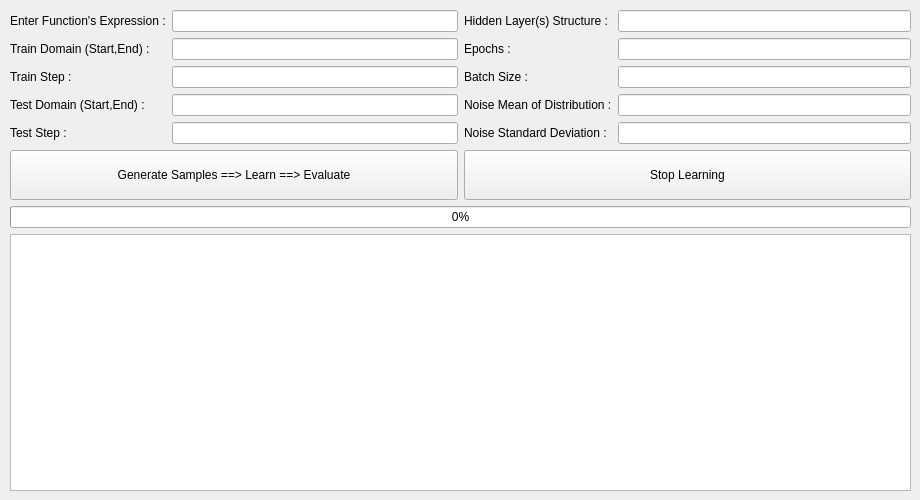
      <widget class="QWidget" name="firstPart">
       <attribute name="title">
        <string>1D Regression and Noise</string>
       </attribute>
       <widget class="QWidget" name="layoutWidget">
        <property name="geometry">
         <rect>
          <x>10</x>
          <y>10</y>
          <width>901</width>
          <height>481</height>
         </rect>
        </property>
        <layout class="QVBoxLayout" name="verticalLayout_2">
         <item>
          <layout class="QHBoxLayout" name="horizontalLayout_4">
           <item>
            <layout class="QFormLayout" name="formLayout">
             <item row="0" column="0">
              <widget class="QLabel" name="lbl1">
               <property name="frameShape">
                <enum>QFrame::NoFrame</enum>
               </property>
               <property name="text">
                <string>Enter Function's Expression :</string>
               </property>
              </widget>
             </item>
             <item row="0" column="1">
              <widget class="QLineEdit" name="funExp1"/>
             </item>
             <item row="1" column="0">
              <widget class="QLabel" name="lbl1_2">
               <property name="frameShape">
                <enum>QFrame::NoFrame</enum>
               </property>
               <property name="text">
                <string>Train Domain (Start,End) :</string>
               </property>
              </widget>
             </item>
             <item row="1" column="1">
              <widget class="QLineEdit" name="trainDom1"/>
             </item>
             <item row="2" column="0">
              <widget class="QLabel" name="lbl1_3">
               <property name="frameShape">
                <enum>QFrame::NoFrame</enum>
               </property>
               <property name="text">
                <string>Train Step :</string>
               </property>
              </widget>
             </item>
             <item row="2" column="1">
              <widget class="QLineEdit" name="trainStep1"/>
             </item>
             <item row="3" column="0">
              <widget class="QLabel" name="lbl1_4">
               <property name="frameShape">
                <enum>QFrame::NoFrame</enum>
               </property>
               <property name="text">
                <string>Test Domain (Start,End) :</string>
               </property>
              </widget>
             </item>
             <item row="3" column="1">
              <widget class="QLineEdit" name="testDom1"/>
             </item>
             <item row="4" column="0">
              <widget class="QLabel" name="lbl1_5">
               <property name="frameShape">
                <enum>QFrame::NoFrame</enum>
               </property>
               <property name="text">
                <string>Test Step :</string>
               </property>
              </widget>
             </item>
             <item row="4" column="1">
              <widget class="QLineEdit" name="testStep1"/>
             </item>
            </layout>
           </item>
           <item>
            <layout class="QFormLayout" name="formLayout_2">
             <property name="formAlignment">
              <set>Qt::AlignBottom|Qt::AlignLeading|Qt::AlignLeft</set>
             </property>
             <item row="1" column="1">
              <widget class="QLineEdit" name="epochs1"/>
             </item>
             <item row="2" column="0">
              <widget class="QLabel" name="lbl1_13">
               <property name="frameShape">
                <enum>QFrame::NoFrame</enum>
               </property>
               <property name="text">
                <string>Batch Size :</string>
               </property>
              </widget>
             </item>
             <item row="2" column="1">
              <widget class="QLineEdit" name="batch1"/>
             </item>
             <item row="3" column="0">
              <widget class="QLabel" name="lbl1_15">
               <property name="frameShape">
                <enum>QFrame::NoFrame</enum>
               </property>
               <property name="text">
                <string>Noise Mean of Distribution :</string>
               </property>
              </widget>
             </item>
             <item row="3" column="1">
              <widget class="QLineEdit" name="noiseMean1"/>
             </item>
             <item row="4" column="0">
              <widget class="QLabel" name="lbl1_14">
               <property name="frameShape">
                <enum>QFrame::NoFrame</enum>
               </property>
               <property name="text">
                <string>Noise Standard Deviation :</string>
               </property>
              </widget>
             </item>
             <item row="4" column="1">
              <widget class="QLineEdit" name="noiseSd1"/>
             </item>
             <item row="1" column="0">
              <widget class="QLabel" name="lbl1_12">
               <property name="frameShape">
                <enum>QFrame::NoFrame</enum>
               </property>
               <property name="text">
                <string>Epochs :</string>
               </property>
              </widget>
             </item>
             <item row="0" column="0">
              <widget class="QLabel" name="lbl1_18">
               <property name="frameShape">
                <enum>QFrame::NoFrame</enum>
               </property>
               <property name="text">
                <string>Hidden Layer(s) Structure :</string>
               </property>
              </widget>
             </item>
             <item row="0" column="1">
              <widget class="QLineEdit" name="layers1"/>
             </item>
            </layout>
           </item>
          </layout>
         </item>
         <item>
          <layout class="QHBoxLayout" name="horizontalLayout">
           <item>
            <widget class="QPushButton" name="learn1">
             <property name="sizePolicy">
              <sizepolicy hsizetype="Minimum" vsizetype="Expanding">
               <horstretch>0</horstretch>
               <verstretch>0</verstretch>
              </sizepolicy>
             </property>
             <property name="minimumSize">
              <size>
               <width>0</width>
               <height>50</height>
              </size>
             </property>
             <property name="maximumSize">
              <size>
               <width>16777215</width>
               <height>50</height>
              </size>
             </property>
             <property name="text">
              <string>Generate Samples ==&gt; Learn ==&gt; Evaluate</string>
             </property>
            </widget>
           </item>
           <item>
            <widget class="QPushButton" name="stop1">
             <property name="sizePolicy">
              <sizepolicy hsizetype="Minimum" vsizetype="Expanding">
               <horstretch>0</horstretch>
               <verstretch>0</verstretch>
              </sizepolicy>
             </property>
             <property name="minimumSize">
              <size>
               <width>0</width>
               <height>50</height>
              </size>
             </property>
             <property name="maximumSize">
              <size>
               <width>16777215</width>
               <height>50</height>
              </size>
             </property>
             <property name="text">
              <string>Stop Learning</string>
             </property>
            </widget>
           </item>
          </layout>
         </item>
         <item>
          <widget class="QProgressBar" name="prgBar1">
           <property name="value">
            <number>0</number>
           </property>
          </widget>
         </item>
         <item>
          <layout class="QHBoxLayout" name="horizontalLayout_2">
           <item>
            <layout class="QHBoxLayout" name="pltLayout1"/>
           </item>
           <item>
            <widget class="QTextEdit" name="status1">
             <property name="sizePolicy">
              <sizepolicy hsizetype="Preferred" vsizetype="MinimumExpanding">
               <horstretch>0</horstretch>
               <verstretch>0</verstretch>
              </sizepolicy>
             </property>
             <property name="font">
              <font>
               <family>Consolas</family>
              </font>
             </property>
             <property name="lineWrapMode">
              <enum>QTextEdit::NoWrap</enum>
             </property>
             <property name="readOnly">
              <bool>true</bool>
             </property>
             <property name="html">
              <string>&lt;!DOCTYPE HTML PUBLIC &quot;-//W3C//DTD HTML 4.0//EN&quot; &quot;http://www.w3.org/TR/REC-html40/strict.dtd&quot;&gt;
&lt;html&gt;&lt;head&gt;&lt;meta name=&quot;qrichtext&quot; content=&quot;1&quot; /&gt;&lt;style type=&quot;text/css&quot;&gt;
p, li { white-space: pre-wrap; }
&lt;/style&gt;&lt;/head&gt;&lt;body style=&quot; font-family:'Consolas'; font-size:8pt; font-weight:400; font-style:normal;&quot;&gt;
&lt;p style=&quot;-qt-paragraph-type:empty; margin-top:0px; margin-bottom:0px; margin-left:0px; margin-right:0px; -qt-block-indent:0; text-indent:0px; font-family:'Consolas','Segoe UI';&quot;&gt;&lt;br /&gt;&lt;/p&gt;&lt;/body&gt;&lt;/html&gt;</string>
             </property>
            </widget>
           </item>
          </layout>
         </item>
        </layout>
       </widget>
      </widget>
